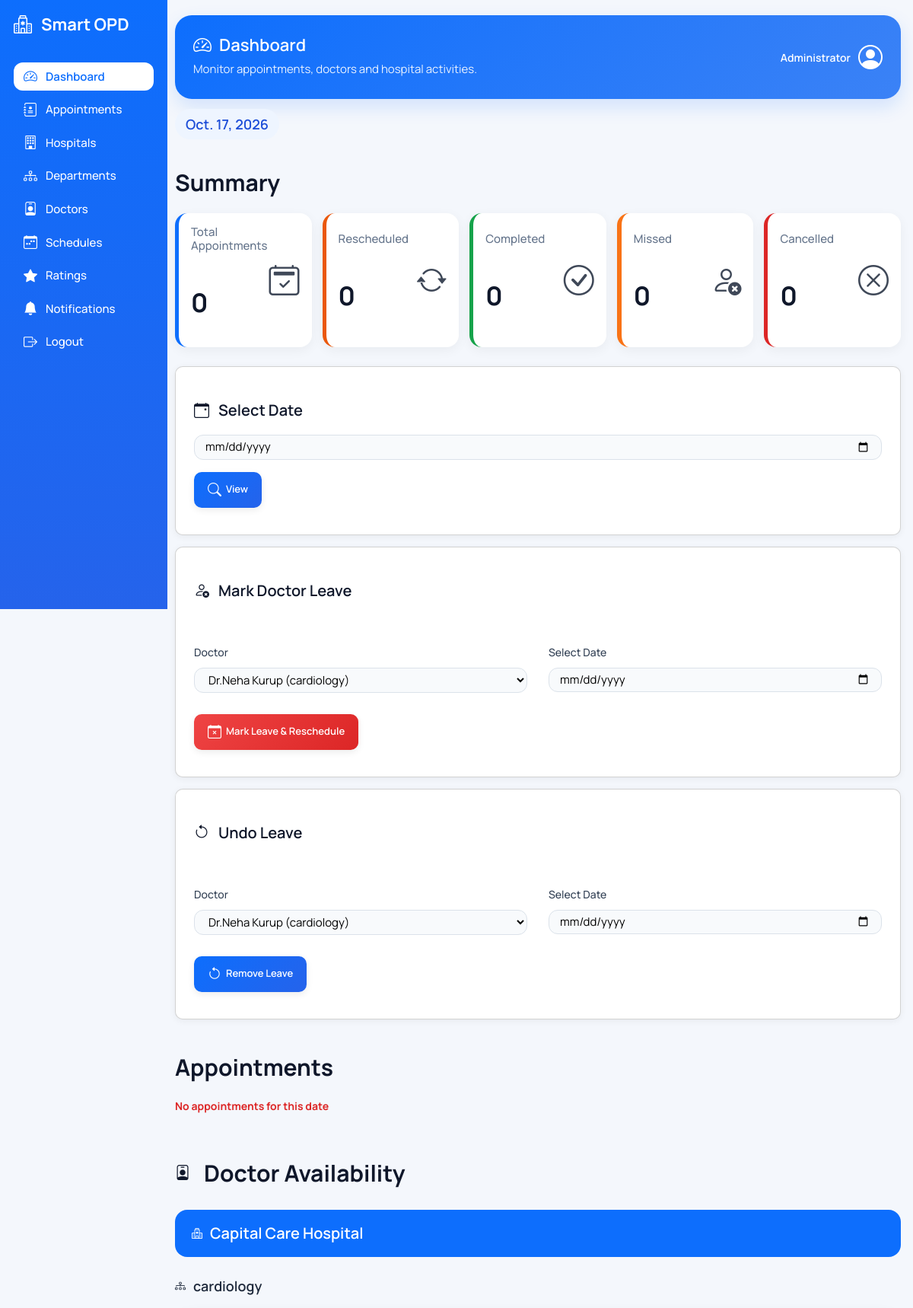
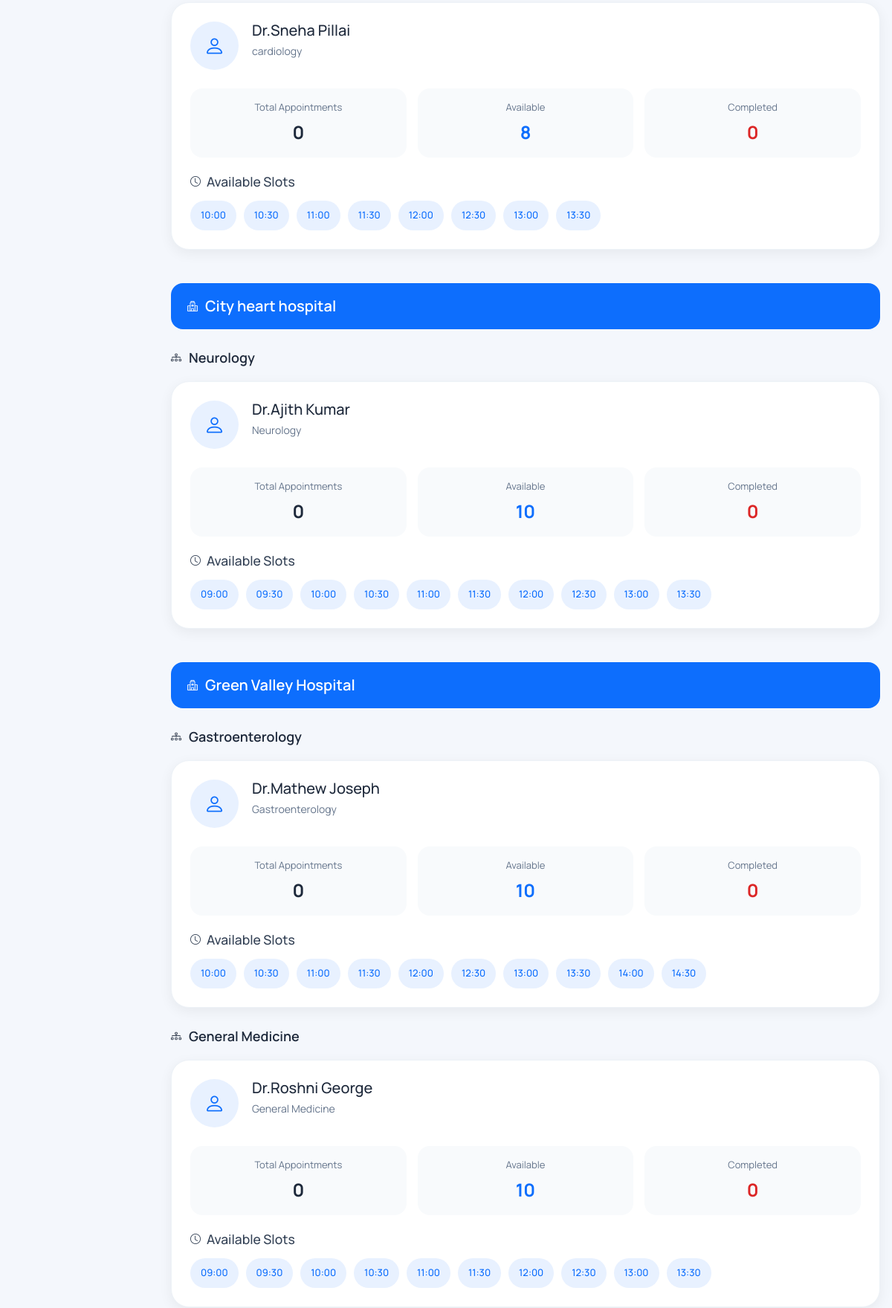
The app's page /admin-panel/ (signed in, upper part) with its own data (2 pictures, top to bottom).
### opdapp/models.py (models this page shows, shortened)
class Hospital(models.Model):
    name = models.CharField(max_length=200)
    city = models.CharField(max_length=100)
    address = models.TextField()
    latitude = models.FloatField()
    longitude = models.FloatField()
    rating = models.FloatField(default=0.0)
    total_reviews = models.IntegerField(default=0)
    location_name = models.CharField(max_length=255, blank=True, null=True)
    image = models.ImageField(upload_to='hospital_images/', blank=True, null=True)

class Department(models.Model):
    name = models.CharField(max_length=100)
    description = models.TextField(blank=True)

class Doctor(models.Model):
    user = models.OneToOneField(
    User,
    on_delete=models.CASCADE,
    null=True,
    blank=True
)
    hospital = models.ForeignKey(Hospital, on_delete=models.CASCADE)
    department = models.ForeignKey(Department, on_delete=models.CASCADE)
    name = models.CharField(max_length=200)
    qualification = models.CharField(max_length=200)
    experience_years = models.PositiveIntegerField()
    rating = models.FloatField(default=0.0)
    fee = models.FloatField()
    phone = models.CharField(
    max_length=15,
    blank=True
)
    email = models.EmailField(
    blank=True
)
    image = models.ImageField(
    upload_to="doctor_images/",
    blank=True,
    null=True
)
    is_active = models.BooleanField(default=True)
    is_on_leave = models.BooleanField(default=False)

### opdapp/views.py (the view, shortened to what this page needs)
# urls.py: path('admin-panel/', views.admin_dashboard, name='admin_dashboard'),
@login_required(login_url='admin_login')
def admin_dashboard(request):
    selected_date = request.GET.get("date")
    if selected_date:
        selected_date_obj = datetime.strptime(selected_date, "%Y-%m-%d").date()
    else:
        selected_date_obj = date.today()
    day_name = selected_date_obj.strftime("%A")
    appointments = Appointment.objects.filter(
        appointment_date=selected_date_obj
    )
    leave_doctors = DoctorLeave.objects.filter(
        leave_date=selected_date_obj
    ).values_list('doctor_id', flat=True)
    schedules = DoctorSchedule.objects.filter(
        day_of_week__iexact=day_name
    ).exclude(
        doctor_id__in=leave_doctors
    ).select_related(
        'doctor__hospital', 'doctor__department'
    ).order_by(
        'doctor__hospital__name', 'doctor__department__name', 'doctor__name'
    )
    doctor_data = []
    for schedule in schedules:
        doctor = schedule.doctor
        start_time = schedule.start_time
        end_time = schedule.end_time
        current = datetime.combine(datetime.today(), start_time)
        end = datetime.combine(datetime.today(), end_time)
        total_slots = []
        while current < end:
            total_slots.append(current.strftime("%H:%M"))
            current += timedelta(minutes=30)
        booked = Appointment.objects.filter(
            doctor=doctor,
            appointment_date=selected_date_obj,
            status__in=["Booked", "Completed","Rescheduled"]
        ).values_list('time_slot', flat=True)
        booked = [t.strftime("%H:%M") for t in booked]
        available = [s for s in total_slots if s not in booked]
        total_appointments = Appointment.objects.filter(
            doctor=doctor,
            appointment_date=selected_date_obj
        ).count()
        completed_count = Appointment.objects.filter(
            doctor=doctor,
            appointment_date=selected_date_obj,
            status="Completed"
        ).count()
        doctor_data.append({
            "doctor": doctor,
            "available_slots": available,
            "booked_slots": booked,
            "total_appointments": total_appointments,
            "completed_count": completed_count,
        })
    total_appointments = Appointment.objects.filter(
        appointment_date=selected_date_obj
    ).count()
    missed_count = Appointment.objects.filter(
    appointment_date=selected_date_obj,
    status="Missed"
    ).count()
    completed_count = Appointment.objects.filter(
        appointment_date=selected_date_obj,
        status="Completed"
    ).count()
    cancelled_count = Appointment.objects.filter(
        appointment_date=selected_date_obj,
        status="Cancelled"
    ).count()
    rescheduled_count = Appointment.objects.filter(
        appointment_date=selected_date_obj,
        status="Rescheduled"
    ).count()
    all_doctors = Doctor.objects.all()
    return render(request, "admin/dashboard.html", {
    "appointments": appointments,
    "doctor_data": doctor_data,
    "selected_date": selected_date_obj,
    "total_appointments": total_appointments,
    "missed_count": missed_count,
    "completed_count": completed_count,
    "cancelled_count": cancelled_count,
    "rescheduled_count": rescheduled_count,
    "all_doctors": all_doctors,
})

### opdapp/templates/admin/dashboard.html (shortened to what this page needs)
{% extends "admin/base_admin.html" %}
{% block dashboard_active %}
active
{% endblock %}
{% block extra_css %}
    <link rel="stylesheet"
href="https://cdn.jsdelivr.net/npm/bootstrap-icons@1.11.3/font/bootstrap-icons.min.css">
{%endblock%}
{%block content%}
<div class="container">
<div class="dashboard-header">
<div class="header-content">
    <div>
        <h1>
            <i class="bi bi-speedometer2"></i>
         Dashboard
        </h1>
        <p>
            Monitor appointments, doctors and hospital activities.
        </p>
    </div>
    <div class="admin-profile">
        <span>Administrator</span>
        <i class="bi bi-person-circle"></i>
    </div>
</div>
</div>
    <span style="
        font-size:18px;
        background:#eef5ff;
        color:#1e4fd8;
        padding:8px 14px;
        border-radius:30px;
        font-weight:600;
    ">
        {{ selected_date }}
    </span>
<h2> Summary</h2>
<div class="summary-row">
    <div class="top-card total-card">
        <div>
            <h4>Total Appointments</h4>
            <h2>{{ total_appointments }}</h2>
        </div>
        <i class="bi bi-calendar2-check"></i>
    </div>
    <div class="top-card rescheduled-card">
        <div>
            <h4>Rescheduled</h4>
            <h2>{{ rescheduled_count }}</h2>
        </div>
        <i class="bi bi-arrow-repeat"></i>
    </div>
    <div class="top-card completed-card">
        <div>
            <h4>Completed</h4>
            <h2>{{ completed_count }}</h2>
        </div>
        <i class="bi bi-check-circle"></i>
    </div>
    <div class="top-card missed-card">
        <div>
            <h4>Missed</h4>
            <h2>{{ missed_count }}</h2>
        </div>
        <i class="bi bi-person-x"></i>
    </div>
    <div class="top-card cancelled-card">
        <div>
            <h4>Cancelled</h4>
            <h2>{{ cancelled_count }}</h2>
        </div>
        <i class="bi bi-x-circle"></i>
    </div>
</div>
<div class="card">
<h2>
    <i class="bi bi-calendar-event"></i>
    Select Date
</h2>
<form method="GET" class="date-form">
    <input type="date"
           name="date"
           value="{{ selected_date }}">
    <button type="submit" class="btn btn-primary">
        <i class="bi bi-search"></i>
        View
    </button>
</form>
</div>
<div class="card">
<h2>
    <i class="bi bi-person-x"></i>
    Mark Doctor Leave
</h2>
<form method="POST"
      action="{% url 'mark_doctor_leave' %}">
    <div class="form-row">
        <div class="form-group">
            <label>Doctor</label>
            <select name="doctor_id" required>
                {% for d in all_doctors %}
                <option value="{{ d.id }}">
                    {{ d.name }} ({{ d.department.name }})
                </option>
                {% endfor %}
            </select>
        </div>
        <div class="form-group">
            <label>Select Date</label>
            <input type="date" name="date" required>
        </div>
    </div>
    <button type="submit" class="btn btn-danger">
        <i class="bi bi-calendar-x"></i>
        Mark Leave & Reschedule
    </button>
</form>
</div>
<div class="card">
<h2>
    <i class="bi bi-arrow-counterclockwise"></i>
    Undo Leave
</h2>
<form method="POST"
      action="{% url 'remove_doctor_leave' %}">
    <div class="form-row">
        <div class="form-group">
            <label>Doctor</label>
            <select name="doctor_id" required>
                {% for d in all_doctors %}
                <option value="{{ d.id }}">
                    {{ d.name }} ({{ d.department.name }})
                </option>
                {% endfor %}
            </select>
        </div>
        <div class="form-group">
            <label>Select Date</label>
            <input type="date" name="date" required>
        </div>
    </div>
    <button type="submit" class="btn btn-primary">
        <i class="bi bi-arrow-counterclockwise"></i>
        Remove Leave
    </button>
</form>
</div>
<h2> Appointments</h2>
{% if appointments %}
<table>
<tr>
    <th>Patient</th>
    <th>Doctor</th>
    <th>Hospital</th>
    <th>Department</th>
    <th>Time</th>
    <th>Token</th>
    <th>Status</th>
    <th>Action</th>
</tr>
{% for a in appointments %}
<tr>
    <td>{{ a.patient.name }}</td>
    <td>{{ a.doctor.name }}</td>
    <td>{{ a.doctor.hospital.name }}</td>
    <td>{{ a.doctor.department.name }}</td>
    <td>{{ a.time_slot }}</td>
    <td>{{ a.token_number }}</td>
    <td>
{% if a.status == "Booked" %}
    <span class="status status-booked">
        <i class="bi bi-journal-check"></i>
        Booked
    </span>
{% elif a.status == "Completed" %}
    <span class="status status-completed">
        <i class="bi bi-check-circle"></i>
        Completed
    </span>
{% elif a.status == "Cancelled" %}
    <span class="status status-cancelled">
        <i class="bi bi-x-circle"></i>
        Cancelled
    </span>
{% elif a.status == "Rescheduled" %}
    <span class="status status-rescheduled">
        <i class="bi bi-arrow-repeat"></i>
        Rescheduled
    </span>
{% elif a.status == "Missed" %}
    <span class="status status-missed">
        <i class="bi bi-person-x"></i>
        Missed
    </span>
{% endif %}
</td>
    <td>
{% if a.status == "Booked" or a.status == "Rescheduled" %}
<div style="
    display:flex;
    gap:8px;
    justify-content:center;
">
    <form method="POST"
          action="{% url 'complete_appointment' a.id %}"
          style="display:inline;">
        {% csrf_token %}
        <button type="submit"
                class="btn btn-success"
                title="Completed"
                data-bs-toggle="tooltip">
            <i class="bi bi-check-circle"></i>
        </button>
    </form>
    <form method="POST"
          action="{% url 'miss_appointment' a.id %}"
          style="display:inline;">
        {% csrf_token %}
        <button type="submit"
                class="btn btn-danger"
                title="Missed"
                data-bs-toggle="tooltip">
            <i class="bi bi-person-x"></i>
        </button>
    </form>
    <form method="POST"
          action="{% url 'cancel_appointment_admin' a.id %}"
          style="display:inline;">
        {% csrf_token %}
        <button type="submit"
                class="btn"
                title="cancel"
        style="
            background:#64748b;
            color:white;
            border:none;
            title="Cancelled"
            data-bs-toggle="tooltip"
        ">
            <i class="bi bi-x-circle"></i>
        </button>
    </form>
</div>
{% else %}
    <span style="color:#94a3b8;
                 font-size:18px;
                 font-weight:600;">
        —
    </span>
{% endif %}
</td>
</tr>
{% endfor %}
</table>
{% else %}
<p class="red"><b>No appointments for this date</b></p>
{% endif %}
<h2 class="section-heading">
    <i class="bi bi-person-badge"></i>
    Doctor Availability
</h2>
{% regroup doctor_data by doctor.hospital.name as hospital_list %}
{% for hospital in hospital_list %}
<div class="hospital-section">
    <div class="hospital-header">
        <i class="bi bi-hospital"></i>
        {{ hospital.grouper }}
    </div>
    {% regroup hospital.list by doctor.department.name as dept_list %}
    {% for dept in dept_list %}
    <div class="department-title">
        <i class="bi bi-diagram-3"></i>
        {{ dept.grouper }}
    </div>
    <div class="doctor-grid">
        {% for d in dept.list %}
        <div class="doctor-availability-card">
            <div class="doctor-top">
                <div class="doctor-avatar">
                    <i class="bi bi-person"></i>
                </div>
                <div>
                    <h3> {{ d.doctor.name }}</h3>
                    <p>{{ d.doctor.department.name }}</p>
                </div>
            </div>
            <div class="doctor-stats">
                <div class="stat-box">
                    <span>Total Appointments</span>
                    <strong>
                    {{ d.total_appointments }}
                    </strong>
                </div>
                <div class="stat-box">
                    <span>Available</span>
                    <strong class="blue-text">
                        {{ d.available_slots|length }}
                    </strong>
                </div>
                <div class="stat-box">
                    <span>Completed</span>
                    <strong class="red-text">
                        {{ d.completed_count }}
                    </strong>
                </div>
            </div>
            <div class="slot-section">
                <h5>
                    <i class="bi bi-clock"></i>
                    Available Slots
                </h5>
                <div class="slot-wrapper">
                    {% for s in d.available_slots %}
                        <span class="slot-badge">{{ s }}</span>
                    {% empty %}
                        <span class="full-badge">
                            Fully Booked
                        </span>
                    {% endfor %}
                </div>
            </div>
        </div>
        {% endfor %}
    </div>
    {% endfor %}
</div>
{% endfor %}
</div>
{%endblock%}

### opdapp/templates/admin/base_admin.html (style rules this page uses)
* { margin:0; padding:0; box-sizing:border-box; font-family: 'Manrope', sans-serif; font-size:14px; }
body { background:#f4f7fc; }

### records on screen
Hospital: grouper "Capital Care Hospital"
Department: grouper "cardiology"
Doctor: doctor.name "Dr.Sneha Pillai", doctor.department.name "cardiology", total_appointments "0", available_slots|length "8", completed_count "0", available_slots "10:00" "10:30" "11:00" "11:30" "12:00" "12:30" "13:00" "13:30"
Hospital: grouper "City heart hospital"
Department: grouper "Neurology"
Doctor: doctor.name "Dr.Ajith Kumar", doctor.department.name "Neurology", total_appointments "0", available_slots|length "10", completed_count "0", available_slots "09:00" "09:30" "10:00" "10:30" "11:00" "11:30" "12:00" "12:30" "13:00" "13:30"
Hospital: grouper "Green Valley Hospital"
Department: grouper "Gastroenterology"
Doctor: doctor.name "Dr.Mathew Joseph", doctor.department.name "Gastroenterology", total_appointments "0", available_slots|length "10", completed_count "0", available_slots "10:00" "10:30" "11:00" "11:30" "12:00" "12:30" "13:00" "13:30" "14:00" "14:30"
Department: grouper "General Medicine"
Doctor: doctor.name "Dr.Roshni George", doctor.department.name "General Medicine", total_appointments "0", available_slots|length "10", completed_count "0", available_slots "09:00" "09:30" "10:00" "10:30" "11:00" "11:30" "12:00" "12:30" "13:00" "13:30"

### other values on screen
{{ selected_date }} "Oct. 17, 2026"
{{ total_appointments }} "0"
{{ rescheduled_count }} "0"
{{ completed_count }} "0"
{{ missed_count }} "0"
{{ cancelled_count }} "0"
form field doctor_id "Dr.Neha Kurup (cardiology)"
